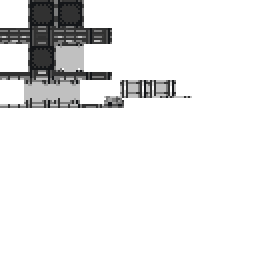
#> input picture tools/chest_1.png, 128 x 128 px, given in place of farmland_wet_full_spring.png, which was not available (shown 2 times larger)
$ python split_farmland.py
#> lines starting #> are read from the running program, lines starting #| are printed output that depends on the picture; pictures that were not available may be replaced by others from this repository, and a replacement may not be noted
from PIL import Image
import os

TILE_SIZE = 16
INPUT_PATH = "farmland generator/farmland_wet_full_spring.png"  # или farmland_dry_full_spring.png
PREFIX = "wet"  # или "dry"
OUTPUT_FOLDER = "split_farmland"

SHAPES = {
    "single":        (0, 0),
    "horizontal_left":   (1, 3),
    "horizontal_mid":    (2, 3),
    "horizontal_right":  (3, 3),
    "vertical_top":      (0, 1),
    "vertical_mid":      (0, 2),
    "vertical_bottom":   (0, 3),
    "top_left":      (1, 0),
    "top":           (2, 0),
    "top_right":     (3, 0),
    "left":          (1, 1),
    "center":        (2, 1),
    "right":         (3, 1),
    "bottom_left":   (1, 2),
    "bottom":        (2, 2),
    "bottom_right":  (3, 2)
}

os.makedirs(OUTPUT_FOLDER, exist_ok=True)

img = Image.open(INPUT_PATH)
#> img is the input picture: PIL image 128x128 RGBA; mean R, G, B, A 13.8, 13.7, 13.7, 34.4

for name, (x, y) in SHAPES.items():
    box = (x * TILE_SIZE, y * TILE_SIZE, (x + 1) * TILE_SIZE, (y + 1) * TILE_SIZE)
    tile = img.crop(box)
    out_name = f"{PREFIX}_{name}.png"
    tile.save(os.path.join(OUTPUT_FOLDER, out_name))
#> this loop made 16 passes
#> pass 1, `tile = img.crop(box)`:
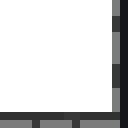
#> tile: PIL image 16x16 RGBA (shown 8 times larger); mean R, G, B, A 16.3, 16.4, 16.6, 59.8; transparent parts drawn white
#> pass 2, `tile = img.crop(box)`:
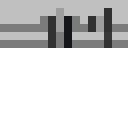
#> tile: PIL image 16x16 RGBA (shown 8 times larger); mean R, G, B, A 55.5, 55.6, 55.6, 95.6; transparent parts drawn white
#> pass 3, `tile = img.crop(box)`:
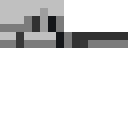
#> tile: PIL image 16x16 RGBA (shown 8 times larger); mean R, G, B, A 32.3, 32.4, 32.4, 63.8; transparent parts drawn white
#> after the loop:
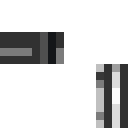
#> tile: PIL image 16x16 RGBA (shown 8 times larger); mean R, G, B, A 22.8, 22.8, 22.8, 63.8; transparent parts drawn white

print("✅ Все плитки сохранены в", OUTPUT_FOLDER)
#| ✅ Все плитки сохранены в split_farmland
